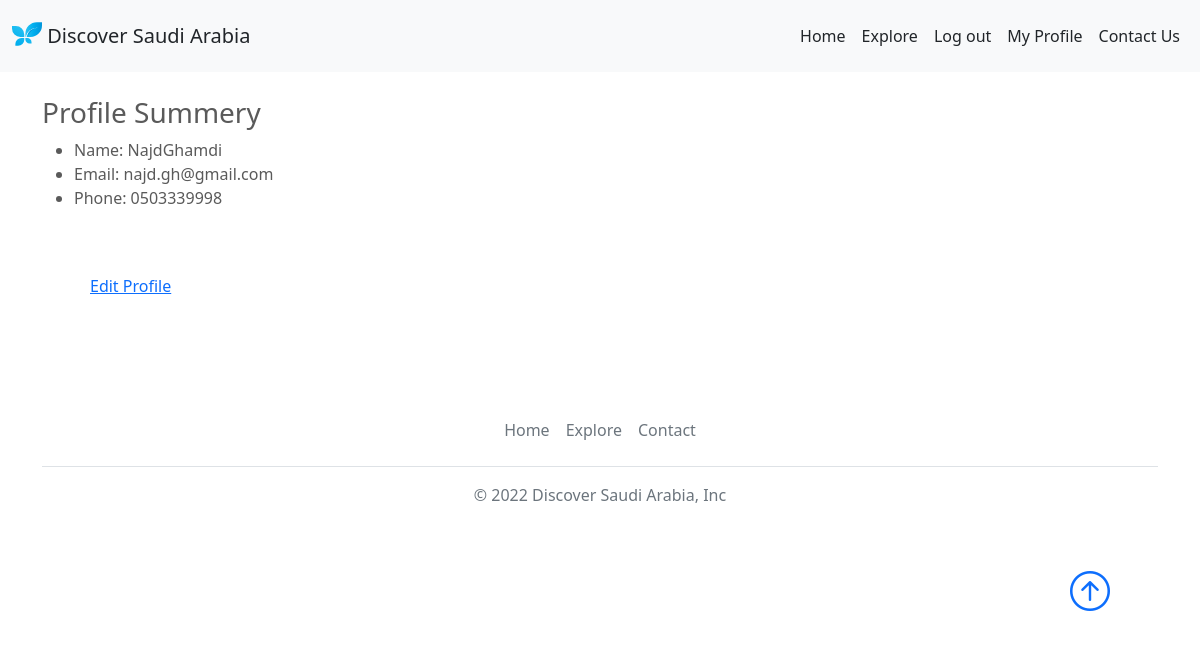
The app's page /accounts/profile (signed in) with its own data.
### accounts/models.py (models this page shows)
class Profile(models.Model):
    user=models.OneToOneField(User, on_delete=models.CASCADE)
    phone_number=models.CharField(max_length=15)
    image=models.ImageField(upload_to=profile_image_upload)
    def __str__(self):
        return str(self.user)

### accounts/views.py (the view)
# urls.py: path('profile',views.profile,name="profile"),
def profile(request):
    profile = Profile.objects.get(user=request.user)
    return render(request,'accounts/profile.html',{'profile': profile})

### accounts/templates/accounts/profile.html
{% extends 'base.html' %}
{% block body %}
<div class="container">
    <div class="row my-5">
        <div class="col-md-12">
            <div>
                <div>
                    <h3>Profile Summery</h3>
                </div>
                <div>
                    <ul>
                        <li> Name: <span>{{profile}}</span></li>
                        <li>Email: <span>{{profile.user.email}}</span></li>
                        <li>Phone: <span>{{profile.phone_number}}</span></li>
                    </ul>
                </div>
                <div class="p-5">
                    <a class="boxed-btn3 w-100" href="{% url 'accounts:profile_edit' %}">Edit Profile</a>
                </div>
            </div>
        </div>
    </div>
</div>
    {% endblock body %}

### static/css/style.css (style rules this page uses)
body { padding-top: 3rem; padding-bottom: 3rem; color: #5a5a5a; }

### records on screen
Profile: user.username "NajdGhamdi", user.email "najd.gh@gmail.com", phone_number "0503339998"
